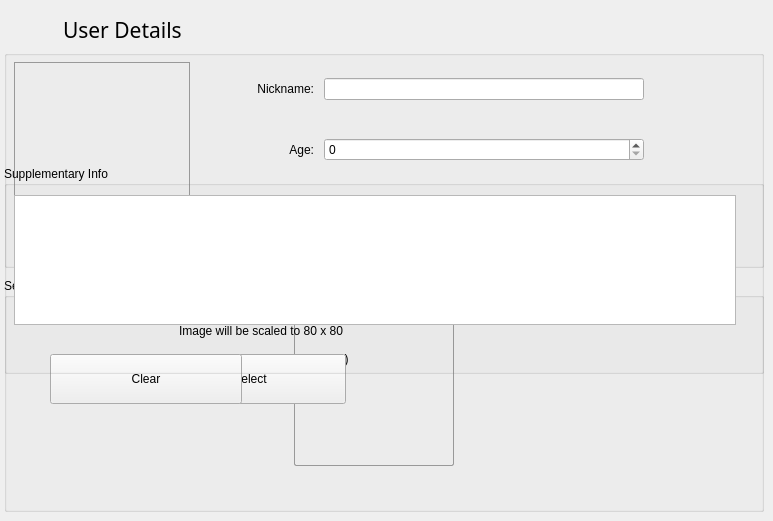
    <widget class="QWidget" name="userdetails_Page">

     <widget class="QGroupBox" name="SelectAvatar">

      <property name="geometry">

       <rect>

        <x>4</x>

        <y>278</y>

<width>760</width>
<height>234</height>
       </rect>

      </property>

      <property name="minimumSize">

       <size>

<width>760</width>
<height>0</height>
       </size>

      </property>

      <property name="maximumSize">

       <size>

<width>760</width>
<height>33554430</height>
       </size>

      </property>

      <property name="title">

       <string>Select Avatar</string>

      </property>

      <widget class="QLabel" name="ownavatar_label">

       <property name="geometry">

        <rect>

         <x>290</x>

         <y>28</y>

<width>160</width>
<height>160</height>
        </rect>

       </property>

       <property name="sizePolicy">

        <sizepolicy hsizetype="Fixed" vsizetype="Fixed">

         <horstretch>0</horstretch>

         <verstretch>0</verstretch>

        </sizepolicy>

       </property>

       <property name="minimumSize">

        <size>

<width>160</width>
<height>160</height>
        </size>

       </property>

       <property name="maximumSize">

        <size>

<width>160</width>
<height>160</height>
        </size>

       </property>

       <property name="sizeIncrement">

        <size>

<width>160</width>
<height>160</height>
        </size>

       </property>

       <property name="autoFillBackground">

        <bool>false</bool>

       </property>

       <property name="styleSheet">

        <string notr="true">QLabel{

border: 1px solid #999;

border-radius: 2px;

}</string>

       </property>

       <property name="text">

        <string/>

       </property>

       <property name="pixmap">

        <pixmap resource="resourcen.qrc">:/icons/silhouette.svg</pixmap>

       </property>

       <property name="scaledContents">

        <bool>true</bool>

       </property>

      </widget>

      <widget class="QLabel" name="label">

       <property name="geometry">

        <rect>

         <x>38</x>

         <y>38</y>

<width>438</width>
<height>58</height>
        </rect>

       </property>

       <property name="text">

        <string>Image will be scaled to 80 x 80

(stored in your application.ini file)</string>

       </property>

       <property name="alignment">

        <set>Qt::AlignCenter</set>

       </property>

      </widget>

      <widget class="QPushButton" name="cmd_selectAvatarImage">

       <property name="geometry">

        <rect>

         <x>150</x>

         <y>76</y>

<width>192</width>
<height>50</height>
        </rect>

       </property>

       <property name="maximumSize">

        <size>

<width>192</width>
<height>33554430</height>
        </size>

       </property>

       <property name="text">

        <string>Select</string>

       </property>

      </widget>

      <widget class="QPushButton" name="cmd_clearAvatarImage">

       <property name="geometry">

        <rect>

         <x>46</x>

         <y>76</y>

<width>192</width>
<height>50</height>
        </rect>

       </property>

       <property name="maximumSize">

        <size>

<width>192</width>
<height>33554430</height>
        </size>

       </property>

       <property name="text">

        <string>Clear</string>

       </property>

      </widget>

     </widget>

     <widget class="QGroupBox" name="UserBio">

      <property name="geometry">

       <rect>

        <x>4</x>

        <y>50</y>

<width>760</width>
<height>218</height>
       </rect>

      </property>

      <property name="minimumSize">

       <size>

<width>760</width>
<height>0</height>
       </size>

      </property>

      <property name="maximumSize">

       <size>

<width>760</width>
<height>33554430</height>
       </size>

      </property>

      <property name="title">

       <string/>

      </property>

      <widget class="QWidget" name="layoutWidget_11">

       <property name="geometry">

        <rect>

         <x>104</x>

         <y>12</y>

<width>536</width>
<height>176</height>
        </rect>

       </property>

       <layout class="QGridLayout" name="gridLayout_12" columnstretch="10,0,0">

        <property name="horizontalSpacing">

         <number>10</number>

        </property>

        <item row="1" column="0" alignment="Qt::AlignRight|Qt::AlignVCenter">

         <widget class="QLabel" name="label_21">

          <property name="minimumSize">

           <size>

<width>160</width>
<height>0</height>
           </size>

          </property>

          <property name="maximumSize">

           <size>

<width>160</width>
<height>33554430</height>
           </size>

          </property>

          <property name="text">

           <string>Age:</string>

          </property>

          <property name="alignment">

           <set>Qt::AlignRight|Qt::AlignTrailing|Qt::AlignVCenter</set>

          </property>

         </widget>

        </item>

        <item row="0" column="0" alignment="Qt::AlignRight|Qt::AlignVCenter">

         <widget class="QLabel" name="label_19">

          <property name="minimumSize">

           <size>

<width>160</width>
<height>0</height>
           </size>

          </property>

          <property name="maximumSize">

           <size>

<width>160</width>
<height>33554430</height>
           </size>

          </property>

          <property name="text">

           <string>Nickname:</string>

          </property>

          <property name="alignment">

           <set>Qt::AlignRight|Qt::AlignTrailing|Qt::AlignVCenter</set>

          </property>

         </widget>

        </item>

        <item row="2" column="2" alignment="Qt::AlignHCenter|Qt::AlignVCenter">

         <widget class="QCheckBox" name="checkGender_Female">

          <property name="enabled">

           <bool>true</bool>

          </property>

          <property name="text">

           <string>Female</string>

          </property>

          <property name="autoRepeat">

           <bool>false</bool>

          </property>

          <property name="autoExclusive">

           <bool>false</bool>

          </property>

          <property name="tristate">

           <bool>false</bool>

          </property>

         </widget>

        </item>

        <item row="0" column="1" colspan="2" alignment="Qt::AlignRight|Qt::AlignVCenter">

         <widget class="QLineEdit" name="txt_Nickname">

          <property name="enabled">

           <bool>true</bool>

          </property>

          <property name="minimumSize">

           <size>

<width>320</width>
<height>0</height>
           </size>

          </property>

          <property name="maximumSize">

           <size>

<width>320</width>
<height>33554430</height>
           </size>

          </property>

          <property name="clearButtonEnabled">

           <bool>true</bool>

          </property>

         </widget>

        </item>

        <item row="1" column="1" colspan="2" alignment="Qt::AlignRight|Qt::AlignVCenter">

         <widget class="QSpinBox" name="spinAge">

          <property name="enabled">

           <bool>true</bool>

          </property>

          <property name="minimumSize">

           <size>

<width>320</width>
<height>0</height>
           </size>

          </property>

          <property name="maximumSize">

           <size>

<width>320</width>
<height>33554430</height>
           </size>

          </property>

         </widget>

        </item>

        <item row="2" column="0" alignment="Qt::AlignRight|Qt::AlignVCenter">

         <widget class="QLabel" name="label_22">

          <property name="minimumSize">

           <size>

<width>160</width>
<height>0</height>
           </size>

          </property>

          <property name="maximumSize">

           <size>

<width>160</width>
<height>33554430</height>
           </size>

          </property>

          <property name="text">

           <string>Gender:</string>

          </property>

          <property name="alignment">

           <set>Qt::AlignRight|Qt::AlignTrailing|Qt::AlignVCenter</set>

          </property>

         </widget>

        </item>

        <item row="2" column="1" alignment="Qt::AlignHCenter|Qt::AlignVCenter">

         <widget class="QCheckBox" name="checkGender_Male">

          <property name="enabled">

           <bool>true</bool>

          </property>

          <property name="text">

           <string>Male</string>

          </property>

          <property name="autoRepeat">

           <bool>false</bool>

          </property>

          <property name="autoExclusive">

           <bool>false</bool>

          </property>

          <property name="tristate">

           <bool>false</bool>

          </property>

         </widget>

        </item>

       </layout>

      </widget>

      <widget class="QLabel" name="ownavatar_label_2">

       <property name="geometry">

        <rect>

         <x>10</x>

         <y>12</y>

<width>176</width>
<height>176</height>
        </rect>

       </property>

       <property name="sizePolicy">

        <sizepolicy hsizetype="Fixed" vsizetype="Fixed">

         <horstretch>0</horstretch>

         <verstretch>0</verstretch>

        </sizepolicy>

       </property>

       <property name="minimumSize">

        <size>

<width>176</width>
<height>176</height>
        </size>

       </property>

       <property name="maximumSize">

        <size>

<width>176</width>
<height>176</height>
        </size>

       </property>

       <property name="sizeIncrement">

        <size>

<width>160</width>
<height>160</height>
        </size>

       </property>

       <property name="autoFillBackground">

        <bool>false</bool>

       </property>

       <property name="styleSheet">

        <string notr="true">QLabel{border: 1px solid #999}</string>

       </property>

       <property name="text">

        <string/>

       </property>

       <property name="pixmap">

        <pixmap resource="resourcen.qrc">:/icons/silhouette.svg</pixmap>

       </property>

       <property name="scaledContents">

        <bool>true</bool>

       </property>

      </widget>

     </widget>

     <widget class="QGroupBox" name="UserSuppInfo">

      <property name="geometry">

       <rect>

        <x>4</x>

        <y>166</y>

<width>760</width>
<height>208</height>
       </rect>

      </property>

      <property name="minimumSize">

       <size>

<width>760</width>
<height>0</height>
       </size>

      </property>

      <property name="maximumSize">

       <size>

<width>760</width>
<height>33554430</height>
       </size>

      </property>

      <property name="title">

       <string>Supplementary Info</string>

      </property>

      <widget class="QPlainTextEdit" name="txt_Interests">

       <property name="geometry">

        <rect>

         <x>10</x>

         <y>29</y>

<width>722</width>
<height>130</height>
        </rect>

       </property>

       <property name="minimumSize">

        <size>

<width>0</width>
<height>0</height>
        </size>

       </property>

       <property name="maximumSize">

        <size>

<width>736</width>
<height>33554430</height>
        </size>

       </property>

      </widget>

     </widget>

     <widget class="QWidget" name="layoutWidget">

      <property name="geometry">

       <rect>

        <x>4</x>

        <y>0</y>

<width>322</width>
<height>60</height>
       </rect>

      </property>

      <layout class="QGridLayout" name="UserDetails">

       <property name="horizontalSpacing">

        <number>3</number>

       </property>

       <item row="0" column="0">

        <widget class="QLabel" name="label_5">

         <property name="minimumSize">

          <size>

<width>56</width>
<height>56</height>
          </size>

         </property>

         <property name="maximumSize">

          <size>

<width>56</width>
<height>56</height>
          </size>

         </property>

         <property name="baseSize">

          <size>

<width>56</width>
<height>56</height>
          </size>

         </property>

         <property name="text">

          <string/>

         </property>

         <property name="pixmap">

          <pixmap resource="resourcen.qrc">:/icons/avatar.svg</pixmap>

         </property>

         <property name="scaledContents">

          <bool>true</bool>

         </property>

         <property name="alignment">

          <set>Qt::AlignLeading|Qt::AlignLeft|Qt::AlignVCenter</set>

         </property>

        </widget>

       </item>

       <item row="0" column="1" alignment="Qt::AlignVCenter">

        <widget class="QLabel" name="shareLabel">

         <property name="minimumSize">

          <size>

<width>0</width>
<height>56</height>
          </size>

         </property>

         <property name="maximumSize">

          <size>

<width>33554430</width>
<height>56</height>
          </size>

         </property>

         <property name="font">

          <font>

           <family>Sans Serif</family>

           <pointsize>16</pointsize>

           <weight>75</weight>

           <italic>false</italic>

           <bold>true</bold>

           <underline>false</underline>

           <strikeout>false</strikeout>

           <kerning>true</kerning>

          </font>

         </property>

         <property name="text">

          <string>&lt;html&gt;&lt;head&gt;&lt;meta name=&quot;qrichtext&quot; content=&quot;1&quot; /&gt;&lt;style type=&quot;text/css&quot;&gt;

p, li { white-space: pre-wrap; }

&lt;/style&gt;&lt;/head&gt;&lt;body style=&quot; font-family:'Sans Serif'; font-size:16pt; font-weight:600; font-style:italic; text-decoration: underline;&quot;&gt;

&lt;p style=&quot; -qt-block-indent:0; text-indent:0px;&quot;&gt;&lt;span style=&quot; font-weight:400; font-style:normal; text-decoration:none;&quot;&gt;User Details&lt;/span&gt;&lt;/p&gt;&lt;/body&gt;&lt;/html&gt;</string>

         </property>

         <property name="alignment">

          <set>Qt::AlignLeading|Qt::AlignLeft|Qt::AlignVCenter</set>

         </property>

        </widget>

       </item>

      </layout>

     </widget>

     <zorder>layoutWidget</zorder>

     <zorder>UserBio</zorder>

     <zorder>SelectAvatar</zorder>

     <zorder>UserSuppInfo</zorder>

    </widget>
